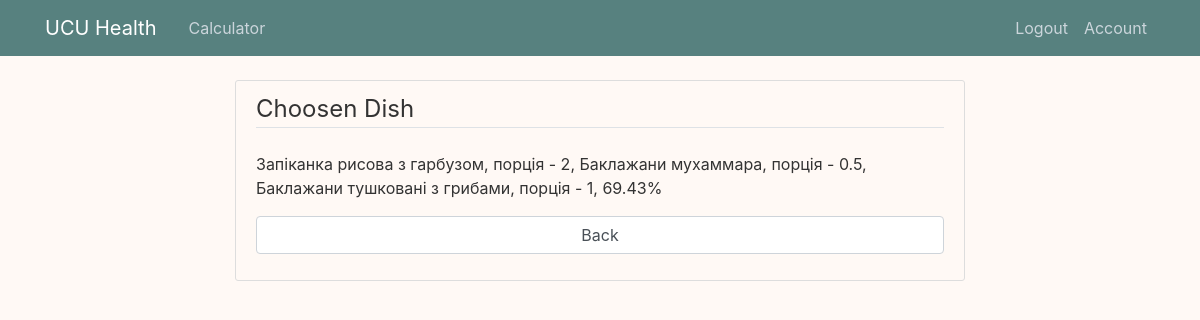
The app's page /show_dish/1 (signed in), older data.
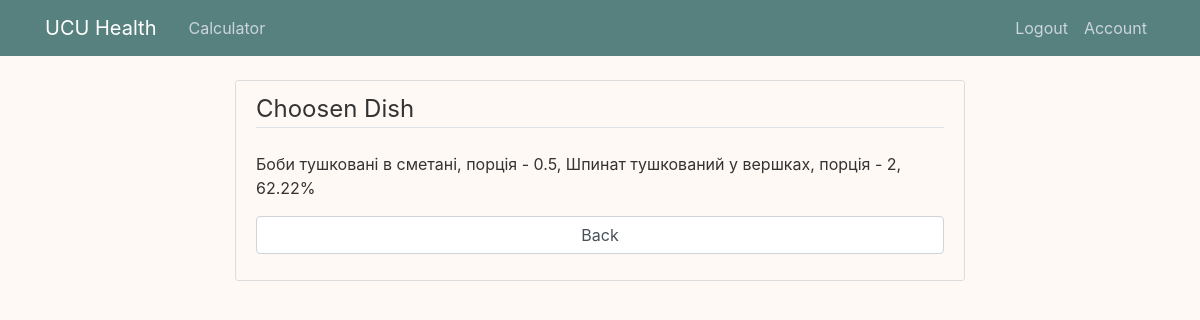
The same page, newer data.
### main/models.py (models this page shows, shortened)
class Dish(db.Model):
    id = db.Column(db.Integer, primary_key = True)
    dishes = db.Column(db.String(200), nullable = False)
    satis = db.Column(db.String(10), nullable = False)
    calories = db.Column(db.Float, nullable = False)
    proteins = db.Column(db.Float, nullable = False)
    carbs = db.Column(db.Float, nullable = False)
    fats = db.Column(db.Float, nullable = False)
    meal_id = db.Column(db.Integer, db.ForeignKey('meal.id'), nullable = False)

### main/routes.py (the view)
@login_required
@app.route('/show_dish/<int:meal_id>', methods=['GET', 'POST'])
def show_dish(meal_id):
    meal = Meal.query.get_or_404(meal_id)
    if meal.author != current_user:
        abort(403)
    dish = Dish.query.get_or_404(meal.choicen)
    if request.method == 'POST':
        if request.form['submit_button'] == "Back":
            return redirect(url_for('main'))
    return render_template('show_dish.html', dish = dish)

### main/models.py (called while the page is built)
@login_manager.user_loader
def load_user(user_id):
    return User.query.get(int(user_id))

### main/templates/show_dish.html
{% extends "layout.html" %}
{% block content %}
<div class="content-section">
    <form method="POST" action="">
        <fieldset class="form-group">
            <legend class="border-bottom mb-4">Choosen Dish</legend>
                {{ dish.dishes }}
                {{ dish.satis}}
        </fieldset>
        <div class="form-group">
            <input type="submit", name="submit_button", value="Back", class="form-control", id="back">
        </div>
    </form>
</div>
{% endblock content %}

Row changes from the older to the newer data that the page shows:
no longer on this page (row edited): Dish: dishes "Запіканка рисова з гарбузом, порція - 2, Баклажани мухаммара, порція - 0.5, Баклажани тушковані з грибами, порція - 1,", satis "69.43%"
now on this page (row edited): Dish: dishes "Боби тушковані в сметані, порція - 0.5, Шпинат тушкований у вершках, порція - 2,", satis "62.22%"
